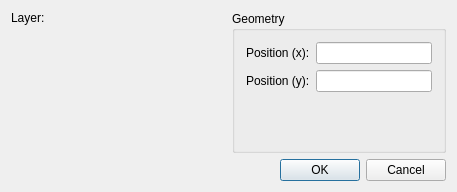
<?xml version="1.0" encoding="UTF-8"?>
<ui version="4.0">
 <class>QG_DlgPoint</class>
 <widget class="QDialog" name="QG_DlgPoint">
  <property name="geometry">
   <rect>
    <x>0</x>
    <y>0</y>
    <width>457</width>
    <height>192</height>
   </rect>
  </property>
  <property name="sizePolicy">
   <sizepolicy hsizetype="Minimum" vsizetype="Minimum">
    <horstretch>0</horstretch>
    <verstretch>0</verstretch>
   </sizepolicy>
  </property>
  <property name="minimumSize">
   <size>
    <width>300</width>
    <height>190</height>
   </size>
  </property>
  <property name="windowTitle">
   <string>Point</string>
  </property>
  <layout class="QVBoxLayout">
   <item>
    <layout class="QHBoxLayout">
     <item>
      <layout class="QVBoxLayout">
       <item>
        <layout class="QHBoxLayout">
         <item>
          <widget class="QLabel" name="lLayer">
           <property name="sizePolicy">
            <sizepolicy hsizetype="Preferred" vsizetype="Preferred">
             <horstretch>0</horstretch>
             <verstretch>0</verstretch>
            </sizepolicy>
           </property>
           <property name="text">
            <string>Layer:</string>
           </property>
           <property name="wordWrap">
            <bool>false</bool>
           </property>
          </widget>
         </item>
         <item>
          <widget class="QG_LayerBox" name="cbLayer" native="true"/>
         </item>
        </layout>
       </item>
       <item>
        <widget class="QG_WidgetPen" name="wPen" native="true">
         <property name="sizePolicy">
          <sizepolicy hsizetype="MinimumExpanding" vsizetype="MinimumExpanding">
           <horstretch>0</horstretch>
           <verstretch>0</verstretch>
          </sizepolicy>
         </property>
        </widget>
       </item>
      </layout>
     </item>
     <item>
      <widget class="QGroupBox" name="buttonGroup8">
       <property name="title">
        <string>Geometry</string>
       </property>
       <layout class="QGridLayout">
        <item row="3" column="0">
         <widget class="QLabel" name="lPosY">
          <property name="text">
           <string>Position (y):</string>
          </property>
          <property name="wordWrap">
           <bool>false</bool>
          </property>
         </widget>
        </item>
        <item row="3" column="1">
         <widget class="QLineEdit" name="lePosY">
          <property name="minimumSize">
           <size>
            <width>64</width>
            <height>0</height>
           </size>
          </property>
         </widget>
        </item>
        <item row="1" column="0">
         <widget class="QLabel" name="lPosX">
          <property name="text">
           <string>Position (x):</string>
          </property>
          <property name="wordWrap">
           <bool>false</bool>
          </property>
         </widget>
        </item>
        <item row="1" column="1">
         <widget class="QLineEdit" name="lePosX">
          <property name="minimumSize">
           <size>
            <width>64</width>
            <height>0</height>
           </size>
          </property>
         </widget>
        </item>
        <item row="8" column="1">
         <spacer name="spacer61">
          <property name="orientation">
           <enum>Qt::Vertical</enum>
          </property>
          <property name="sizeType">
           <enum>QSizePolicy::Expanding</enum>
          </property>
          <property name="sizeHint" stdset="0">
           <size>
            <width>20</width>
            <height>1</height>
           </size>
          </property>
         </spacer>
        </item>
        <item row="8" column="0">
         <spacer name="spacer58">
          <property name="orientation">
           <enum>Qt::Vertical</enum>
          </property>
          <property name="sizeType">
           <enum>QSizePolicy::Expanding</enum>
          </property>
          <property name="sizeHint" stdset="0">
           <size>
            <width>20</width>
            <height>1</height>
           </size>
          </property>
         </spacer>
        </item>
       </layout>
      </widget>
     </item>
    </layout>
   </item>
   <item>
    <widget class="QDialogButtonBox" name="buttonBox">
     <property name="standardButtons">
      <set>QDialogButtonBox::Cancel|QDialogButtonBox::Ok</set>
     </property>
    </widget>
   </item>
  </layout>
 </widget>
 <layoutdefault spacing="6" margin="11"/>
 <customwidgets>
  <customwidget>
   <class>QG_WidgetPen</class>
   <extends>QWidget</extends>
   <header>qg_widgetpen.h</header>
  </customwidget>
  <customwidget>
   <class>QG_LayerBox</class>
   <extends>QWidget</extends>
   <header>qg_layerbox.h</header>
  </customwidget>
 </customwidgets>
 <tabstops>
  <tabstop>lePosX</tabstop>
  <tabstop>lePosY</tabstop>
 </tabstops>
 <resources/>
 <connections>
  <connection>
   <sender>buttonBox</sender>
   <signal>accepted()</signal>
   <receiver>QG_DlgPoint</receiver>
   <slot>accept()</slot>
   <hints>
    <hint type="sourcelabel">
     <x>228</x>
     <y>175</y>
    </hint>
    <hint type="destinationlabel">
     <x>20</x>
     <y>20</y>
    </hint>
   </hints>
  </connection>
  <connection>
   <sender>buttonBox</sender>
   <signal>rejected()</signal>
   <receiver>QG_DlgPoint</receiver>
   <slot>reject()</slot>
   <hints>
    <hint type="sourcelabel">
     <x>228</x>
     <y>175</y>
    </hint>
    <hint type="destinationlabel">
     <x>20</x>
     <y>20</y>
    </hint>
   </hints>
  </connection>
 </connections>
</ui>
